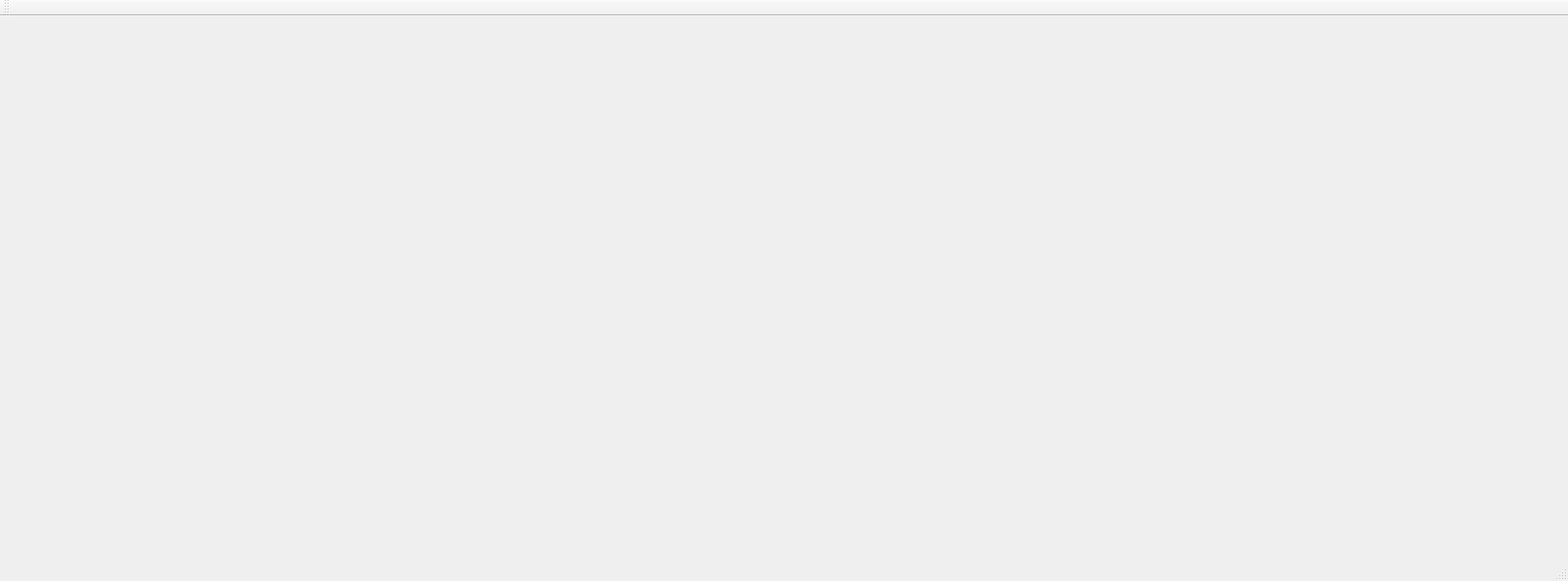
<?xml version="1.0" encoding="UTF-8"?>
<ui version="4.0">
 <class>MainWindow</class>
 <widget class="QMainWindow" name="MainWindow">
  <property name="geometry">
   <rect>
    <x>0</x>
    <y>0</y>
    <width>1640</width>
    <height>608</height>
   </rect>
  </property>
  <property name="windowTitle">
   <string>MainWindow</string>
  </property>
  <property name="styleSheet">
   <string notr="true"/>
  </property>
  <widget class="QWidget" name="centralwidget">
   <property name="styleSheet">
    <string notr="true"/>
   </property>
   <widget class="QWidget" name="widget" native="true">
    <property name="geometry">
     <rect>
      <x>880</x>
      <y>-10</y>
      <width>751</width>
      <height>581</height>
     </rect>
    </property>
    <property name="styleSheet">
     <string notr="true">background-image: url(:/Themes/Assets/Themes/backgrounds/field/2560x1600.jpg);
background-size: contain;
background-repeat: no-repeat;
background-position: center;</string>
    </property>
   </widget>
  </widget>
  <widget class="QStatusBar" name="statusBar"/>
  <widget class="QToolBar" name="toolBar">
   <property name="windowTitle">
    <string>toolBar</string>
   </property>
   <attribute name="toolBarArea">
    <enum>TopToolBarArea</enum>
   </attribute>
   <attribute name="toolBarBreak">
    <bool>false</bool>
   </attribute>
  </widget>
  <widget class="QMenuBar" name="menuBar">
   <property name="geometry">
    <rect>
     <x>0</x>
     <y>0</y>
     <width>1640</width>
     <height>20</height>
    </rect>
   </property>
  </widget>
 </widget>
 <resources/>
 <connections/>
</ui>
